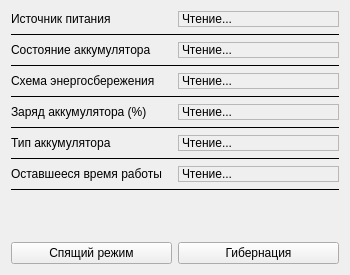
<?xml version="1.0" encoding="UTF-8"?>
<ui version="4.0">
 <class>BatteryInfo</class>
 <widget class="QDialog" name="BatteryInfo">
  <property name="geometry">
   <rect>
    <x>0</x>
    <y>0</y>
    <width>350</width>
    <height>275</height>
   </rect>
  </property>
  <property name="minimumSize">
   <size>
    <width>350</width>
    <height>275</height>
   </size>
  </property>
  <property name="maximumSize">
   <size>
    <width>350</width>
    <height>275</height>
   </size>
  </property>
  <property name="windowTitle">
   <string>Лабораторная №1</string>
  </property>
  <property name="autoFillBackground">
   <bool>false</bool>
  </property>
  <property name="modal">
   <bool>true</bool>
  </property>
  <layout class="QGridLayout" name="gridLayout">
   <item row="7" column="0">
    <widget class="QLabel" name="capacity">
     <property name="sizePolicy">
      <sizepolicy hsizetype="Preferred" vsizetype="Fixed">
       <horstretch>0</horstretch>
       <verstretch>0</verstretch>
      </sizepolicy>
     </property>
     <property name="text">
      <string>Заряд аккумулятора (%)</string>
     </property>
    </widget>
   </item>
   <item row="0" column="0">
    <widget class="QLabel" name="source">
     <property name="sizePolicy">
      <sizepolicy hsizetype="Preferred" vsizetype="Fixed">
       <horstretch>0</horstretch>
       <verstretch>0</verstretch>
      </sizepolicy>
     </property>
     <property name="frameShape">
      <enum>QFrame::Shape::NoFrame</enum>
     </property>
     <property name="text">
      <string>Источник питания</string>
     </property>
    </widget>
   </item>
   <item row="13" column="0">
    <spacer name="verticalSpacer">
     <property name="orientation">
      <enum>Qt::Orientation::Vertical</enum>
     </property>
     <property name="sizeHint" stdset="0">
      <size>
       <width>20</width>
       <height>40</height>
      </size>
     </property>
    </spacer>
   </item>
   <item row="7" column="1">
    <widget class="QLabel" name="powerCapacity">
     <property name="sizePolicy">
      <sizepolicy hsizetype="Preferred" vsizetype="Fixed">
       <horstretch>0</horstretch>
       <verstretch>0</verstretch>
      </sizepolicy>
     </property>
     <property name="frameShape">
      <enum>QFrame::Shape::StyledPanel</enum>
     </property>
     <property name="text">
      <string>Чтение...</string>
     </property>
    </widget>
   </item>
   <item row="11" column="1">
    <widget class="QLabel" name="powerTime">
     <property name="sizePolicy">
      <sizepolicy hsizetype="Preferred" vsizetype="Fixed">
       <horstretch>0</horstretch>
       <verstretch>0</verstretch>
      </sizepolicy>
     </property>
     <property name="frameShape">
      <enum>QFrame::Shape::StyledPanel</enum>
     </property>
     <property name="text">
      <string>Чтение...</string>
     </property>
    </widget>
   </item>
   <item row="11" column="0">
    <widget class="QLabel" name="time">
     <property name="sizePolicy">
      <sizepolicy hsizetype="Preferred" vsizetype="Fixed">
       <horstretch>0</horstretch>
       <verstretch>0</verstretch>
      </sizepolicy>
     </property>
     <property name="text">
      <string>Оставшееся время работы</string>
     </property>
    </widget>
   </item>
   <item row="10" column="0" colspan="2">
    <widget class="Line" name="line_5">
     <property name="frameShadow">
      <enum>QFrame::Shadow::Plain</enum>
     </property>
     <property name="lineWidth">
      <number>0</number>
     </property>
     <property name="orientation">
      <enum>Qt::Orientation::Horizontal</enum>
     </property>
    </widget>
   </item>
   <item row="9" column="0">
    <widget class="QLabel" name="type">
     <property name="sizePolicy">
      <sizepolicy hsizetype="Preferred" vsizetype="Fixed">
       <horstretch>0</horstretch>
       <verstretch>0</verstretch>
      </sizepolicy>
     </property>
     <property name="text">
      <string>Тип аккумулятора</string>
     </property>
    </widget>
   </item>
   <item row="0" column="1">
    <widget class="QLabel" name="powerSource">
     <property name="sizePolicy">
      <sizepolicy hsizetype="Preferred" vsizetype="Fixed">
       <horstretch>0</horstretch>
       <verstretch>0</verstretch>
      </sizepolicy>
     </property>
     <property name="frameShape">
      <enum>QFrame::Shape::StyledPanel</enum>
     </property>
     <property name="frameShadow">
      <enum>QFrame::Shadow::Plain</enum>
     </property>
     <property name="text">
      <string>Чтение...</string>
     </property>
    </widget>
   </item>
   <item row="8" column="0" colspan="2">
    <widget class="Line" name="line_4">
     <property name="frameShadow">
      <enum>QFrame::Shadow::Plain</enum>
     </property>
     <property name="lineWidth">
      <number>0</number>
     </property>
     <property name="orientation">
      <enum>Qt::Orientation::Horizontal</enum>
     </property>
    </widget>
   </item>
   <item row="14" column="0">
    <widget class="QPushButton" name="sleepButton">
     <property name="text">
      <string>Спящий режим</string>
     </property>
     <property name="autoDefault">
      <bool>false</bool>
     </property>
    </widget>
   </item>
   <item row="1" column="0" colspan="2">
    <widget class="Line" name="line">
     <property name="frameShadow">
      <enum>QFrame::Shadow::Plain</enum>
     </property>
     <property name="lineWidth">
      <number>0</number>
     </property>
     <property name="orientation">
      <enum>Qt::Orientation::Horizontal</enum>
     </property>
    </widget>
   </item>
   <item row="6" column="0" colspan="2">
    <widget class="Line" name="line_3">
     <property name="frameShadow">
      <enum>QFrame::Shadow::Plain</enum>
     </property>
     <property name="lineWidth">
      <number>0</number>
     </property>
     <property name="orientation">
      <enum>Qt::Orientation::Horizontal</enum>
     </property>
    </widget>
   </item>
   <item row="5" column="1">
    <widget class="QLabel" name="powerMode">
     <property name="sizePolicy">
      <sizepolicy hsizetype="Preferred" vsizetype="Fixed">
       <horstretch>0</horstretch>
       <verstretch>0</verstretch>
      </sizepolicy>
     </property>
     <property name="frameShape">
      <enum>QFrame::Shape::StyledPanel</enum>
     </property>
     <property name="text">
      <string>Чтение...</string>
     </property>
    </widget>
   </item>
   <item row="9" column="1">
    <widget class="QLabel" name="powerType">
     <property name="sizePolicy">
      <sizepolicy hsizetype="Preferred" vsizetype="Fixed">
       <horstretch>0</horstretch>
       <verstretch>0</verstretch>
      </sizepolicy>
     </property>
     <property name="frameShape">
      <enum>QFrame::Shape::StyledPanel</enum>
     </property>
     <property name="text">
      <string>Чтение...</string>
     </property>
    </widget>
   </item>
   <item row="2" column="0">
    <widget class="QLabel" name="state">
     <property name="sizePolicy">
      <sizepolicy hsizetype="Preferred" vsizetype="Fixed">
       <horstretch>0</horstretch>
       <verstretch>0</verstretch>
      </sizepolicy>
     </property>
     <property name="text">
      <string>Состояние аккумулятора</string>
     </property>
    </widget>
   </item>
   <item row="5" column="0">
    <widget class="QLabel" name="mode">
     <property name="sizePolicy">
      <sizepolicy hsizetype="Preferred" vsizetype="Fixed">
       <horstretch>0</horstretch>
       <verstretch>0</verstretch>
      </sizepolicy>
     </property>
     <property name="text">
      <string>Схема энергосбережения</string>
     </property>
    </widget>
   </item>
   <item row="14" column="1">
    <widget class="QPushButton" name="hibernatateButton">
     <property name="text">
      <string>Гибернация</string>
     </property>
     <property name="autoDefault">
      <bool>false</bool>
     </property>
    </widget>
   </item>
   <item row="4" column="0" colspan="2">
    <widget class="Line" name="line_2">
     <property name="frameShadow">
      <enum>QFrame::Shadow::Plain</enum>
     </property>
     <property name="lineWidth">
      <number>0</number>
     </property>
     <property name="orientation">
      <enum>Qt::Orientation::Horizontal</enum>
     </property>
    </widget>
   </item>
   <item row="12" column="0" colspan="2">
    <widget class="Line" name="line_6">
     <property name="frameShadow">
      <enum>QFrame::Shadow::Plain</enum>
     </property>
     <property name="lineWidth">
      <number>0</number>
     </property>
     <property name="orientation">
      <enum>Qt::Orientation::Horizontal</enum>
     </property>
    </widget>
   </item>
   <item row="2" column="1">
    <widget class="QLabel" name="powerState">
     <property name="sizePolicy">
      <sizepolicy hsizetype="Preferred" vsizetype="Fixed">
       <horstretch>0</horstretch>
       <verstretch>0</verstretch>
      </sizepolicy>
     </property>
     <property name="frameShape">
      <enum>QFrame::Shape::StyledPanel</enum>
     </property>
     <property name="lineWidth">
      <number>1</number>
     </property>
     <property name="text">
      <string>Чтение...</string>
     </property>
    </widget>
   </item>
  </layout>
 </widget>
 <resources/>
 <connections/>
</ui>
